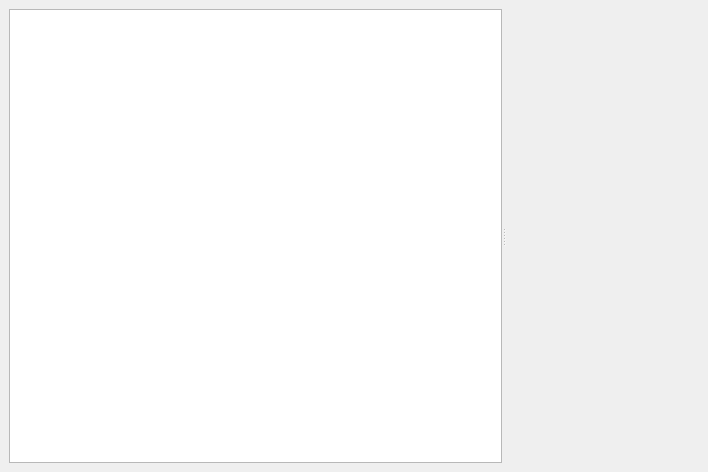
<ui version="4.0" >
 <class>Dialog</class>
 <widget class="QDialog" name="Dialog" >
  <property name="geometry" >
   <rect>
    <x>0</x>
    <y>0</y>
    <width>708</width>
    <height>472</height>
   </rect>
  </property>
  <property name="windowTitle" >
   <string>Dialog</string>
  </property>
  <layout class="QVBoxLayout" >
   <property name="margin" >
    <number>9</number>
   </property>
   <property name="spacing" >
    <number>6</number>
   </property>
   <item>
    <widget class="QSplitter" name="splitter" >
     <property name="orientation" >
      <enum>Qt::Horizontal</enum>
     </property>
     <widget class="QListWidget" name="list" >
      <property name="sizePolicy" >
       <sizepolicy>
        <hsizetype>7</hsizetype>
        <vsizetype>7</vsizetype>
        <horstretch>0</horstretch>
        <verstretch>0</verstretch>
       </sizepolicy>
      </property>
     </widget>
     <widget class="QFrame" name="frame" >
      <property name="frameShape" >
       <enum>QFrame::NoFrame</enum>
      </property>
      <property name="frameShadow" >
       <enum>QFrame::Raised</enum>
      </property>
     </widget>
    </widget>
   </item>
  </layout>
 </widget>
 <resources/>
 <connections/>
</ui>
